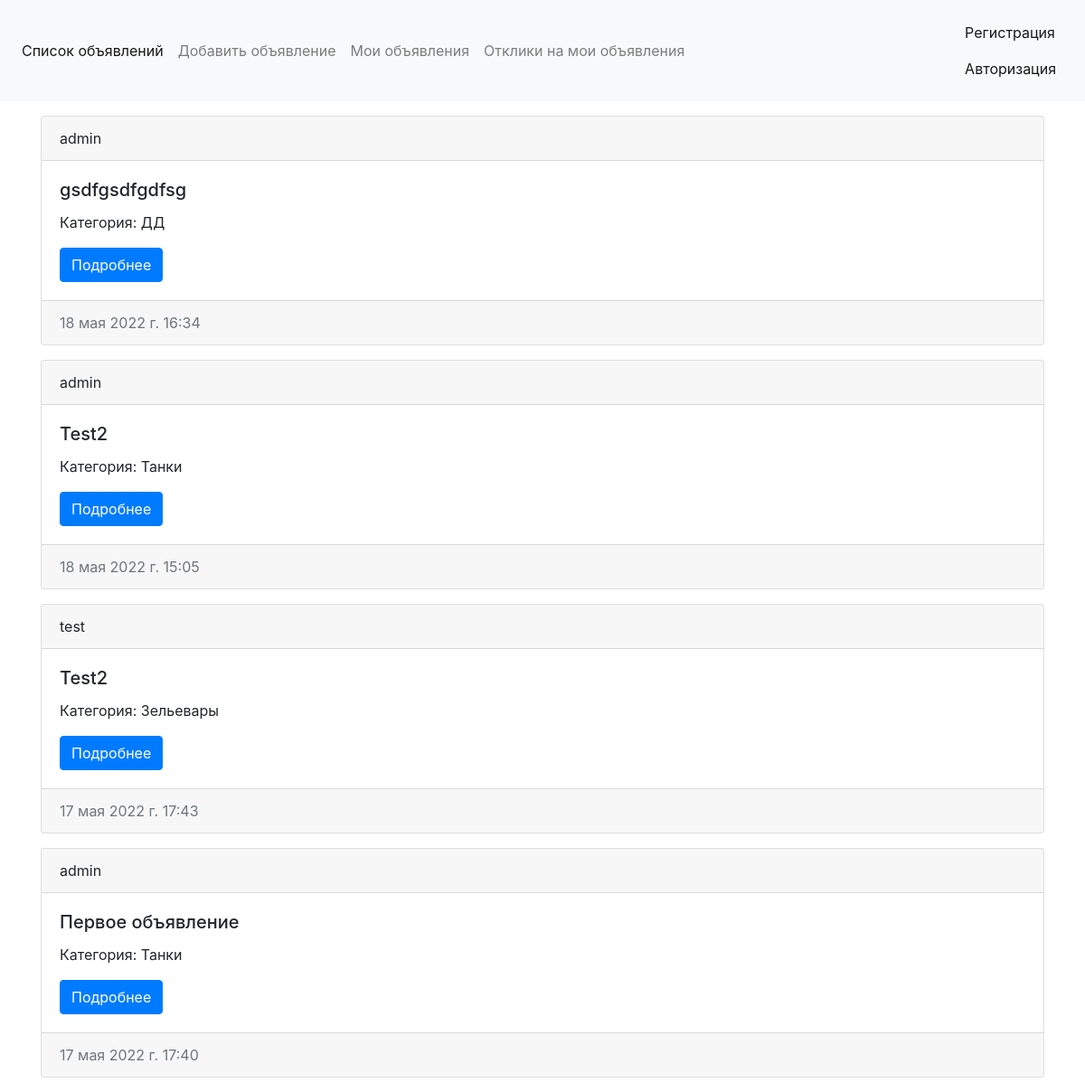
Before: / with the older database file.
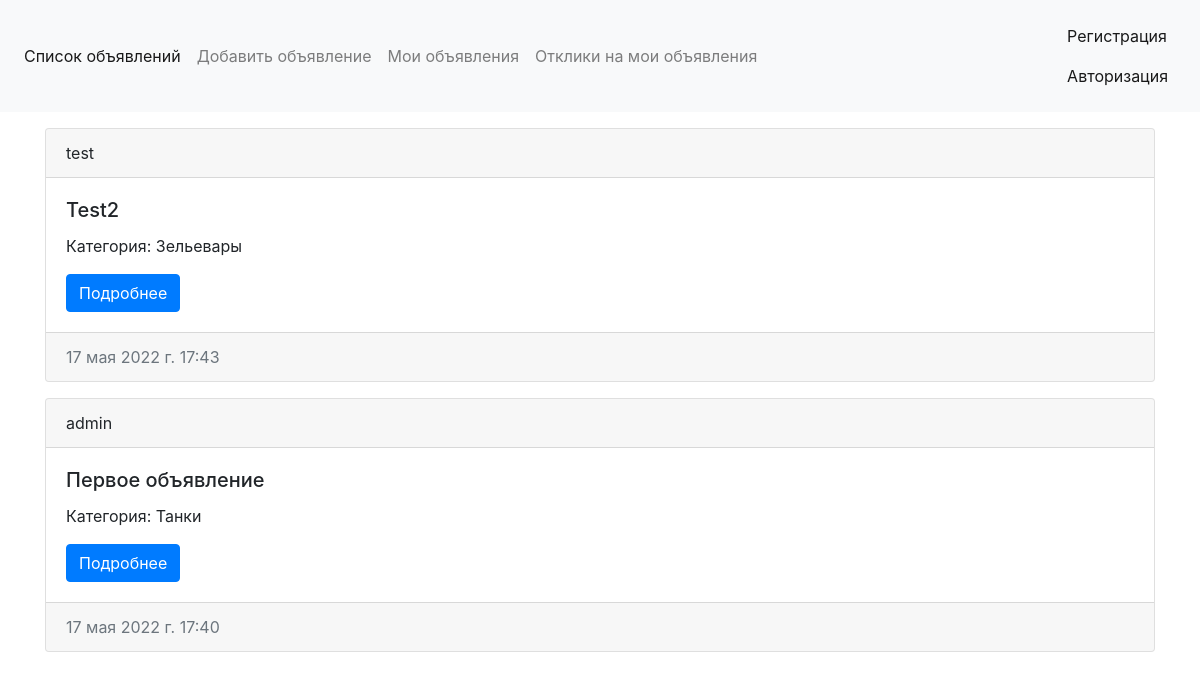
After: the same page with the newer database file.
### message/models.py (models this page shows, shortened)
class Message(models.Model):
    user = models.ForeignKey(User, on_delete=models.CASCADE, verbose_name='Пользователь')
    title = models.CharField(max_length=150, verbose_name='Заголовок')
    content = models.CharField(max_length=1500)
    created_at = models.DateTimeField(auto_now_add=True, verbose_name='Дата создания')
    updated_at = models.DateTimeField(auto_now=True, verbose_name='Дата обновления')
    category = models.ForeignKey(Category, on_delete=models.CASCADE, verbose_name='Категория')
    class Meta:
        verbose_name = 'Объявление'
        verbose_name_plural = 'Объявления'

class Category(models.Model):
    category_name = models.CharField(max_length=24, blank=False, verbose_name='Категория')
    slug = models.SlugField(max_length=24)
    class Meta:
        verbose_name = 'Категорию'
        verbose_name_plural = 'Категории'
    def __str__(self):
        return f'{self.category_name}'

### message/views.py (the view)
# urls.py: path('', MessagesListView.as_view(), name='messages_list'),
class MessagesListView(ListView):
    model = Message
    template_name = 'messages_list.html'
    context_object_name = 'message'
    queryset = Message.objects.order_by('-created_at')

### message/templates/messages_list.html
{% extends 'index.html' %}
{% block content %}
<div class="container mt-3">
    {% for i in message %}
        <div class="card mb-3">
          <div class="card-header">
            {{ i.user }}
          </div>
          <div class="card-body">
            <h5 class="card-title">{{ i.title }}</h5>
            <p class="card-text">Категория: {{ i.category }}</p>
            <a href="{% url 'message_detail' i.id %}" class="btn btn-primary">Подробнее</a>
          </div>
          <div class="card-footer text-muted">
            {{ i.created_at  }}
          </div>
        </div>
    {% endfor %}
</div>
{% endblock content %}

### message/templates/index.html (shortened to what this page needs)
<!doctype html>
<html lang="en">
  <head>
    <link rel="stylesheet" href="https://cdn.jsdelivr.net/npm/bootstrap@4.4.1/dist/css/bootstrap.min.css">
  </head>
  <body>
    <nav class="navbar navbar-expand-lg navbar-light bg-light">
  <div class="collapse navbar-collapse" id="navbarSupportedContent">
    <ul class="navbar-nav mr-auto">
        <li class="nav-item active">
        <a class="nav-link" href="{% url 'messages_list' %}">Список объявлений <span class="sr-only">(current)</span></a>
        </li>
        <li class="nav-item">
        <a class="nav-link" href="{% url 'message_create' %}">Добавить объявление</a>
        </li>
        <li class="nav-item">
        <a class="nav-link" href="{% url 'message_personal' %}">Мои объявления</a>
        </li>
        <li class="nav-item">
        <a class="nav-link" href="{% url 'reaction_list' %}">Отклики на мои объявления</a>
        </li>
    </ul>
      <span class="navbar-text">
          {% if request.user.is_authenticated %}
            {{ request.user }}<a class="nav-link" href="{% url 'logout' %}">Выйти</a>
          {% else %}
            <a class="nav-link" href="{% url 'register' %}">Регистрация</a><a class="nav-link" href="{% url 'login' %}">Авторизация</a>
          {% endif %}
      </span>
  </div>
</nav>
    {% block content %}
    {% endblock content %}
  </body>
</html>

Changed rows visible on the page:
removed Message: user "admin", title "gsdfgsdfgdfsg", category "ДД", created_at "18 мая 2022 г. 16:34"
removed Message: user "admin", title "Test2", category "Танки", created_at "18 мая 2022 г. 15:05"
